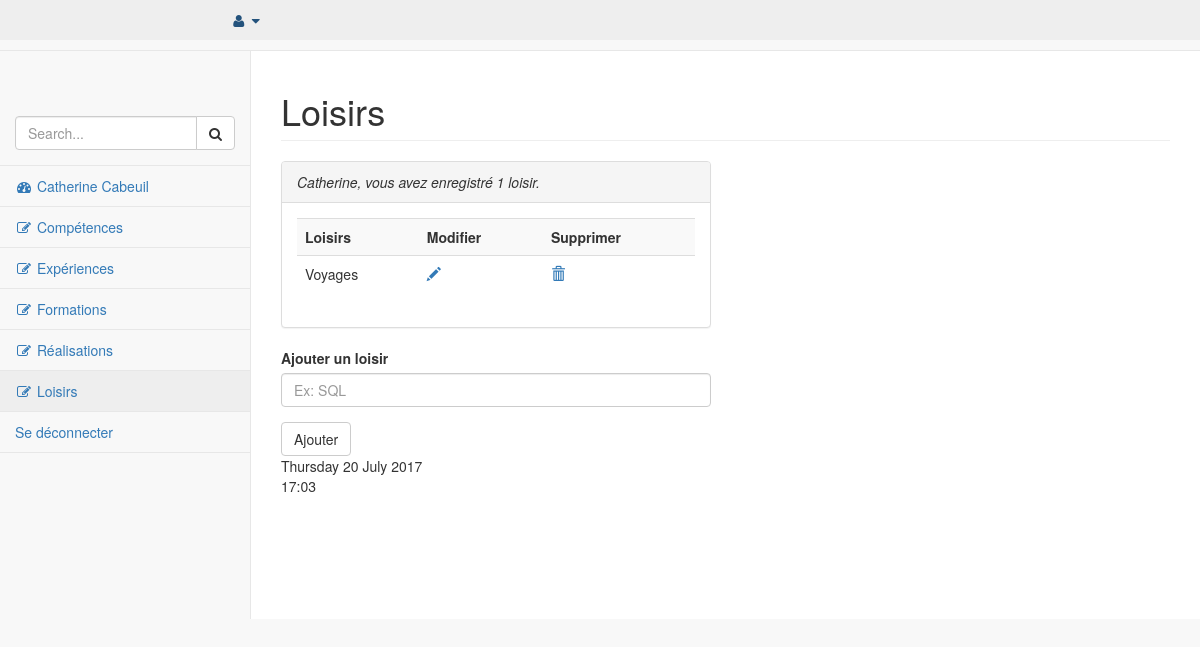
Page /admin/pages/loisirs.php (signed in) on the earlier database version.
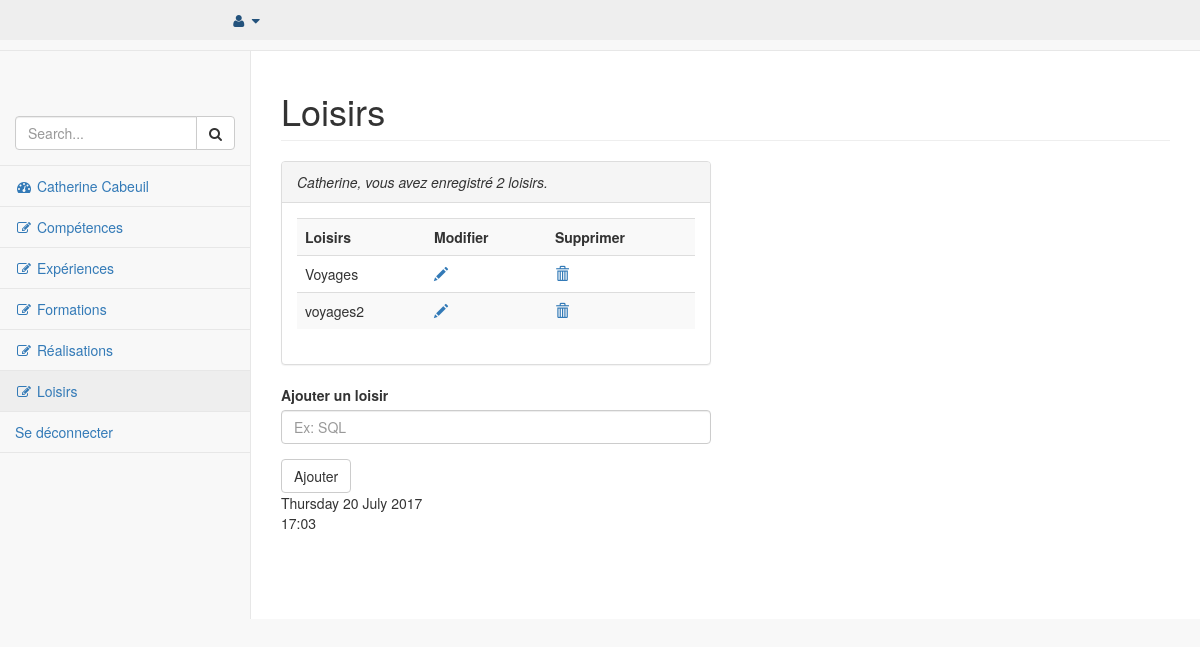
Same page on the later database version.
### tables this page shows
CREATE TABLE `t_utilisateurs` (
  `id_utilisateur` int(11) NOT NULL COMMENT 'identifiant utilisateur',
  `prenom` varchar(25) NOT NULL,
  `nom` varchar(25) NOT NULL,
  `email` varchar(50) NOT NULL,
  `telephone` varchar(20) NOT NULL,
  `mdp` varchar(50) NOT NULL,
  `pseudo` varchar(25) NOT NULL,
  `avatar` varchar(20) NOT NULL,
  `age` smallint(2) NOT NULL,
  `date_naissance` date NOT NULL,
  `sexe` enum('Femme','Homme','','') NOT NULL,
  `etat_civil` enum('M.','Mme','','') NOT NULL,
  `statut_marital` varchar(13) NOT NULL,
  `adresse` text NOT NULL,
  `code_postal` varchar(5) NOT NULL,
  `ville` varchar(25) NOT NULL,
  `pays` varchar(25) NOT NULL
);

CREATE TABLE `t_loisirs` (
  `id_loisir` int(11) NOT NULL,
  `loisir` varchar(45) NOT NULL,
  `utilisateur_id` int(11) NOT NULL
);

### admin/pages/loisirs.php (the view, shortened to what the changed rows need)
<?php
require '../../connexion/connexion.php';
include '../inc/nav.inc.php';
?>
        <div id="page-wrapper">
            <div class="row">
                <div class="col-lg-12">
                    <h1 class="page-header">Loisirs</h1>
                    <?php
                    $sql = $pdoCV->query("SELECT * FROM t_loisirs WHERE utilisateur_id='1' ");
                    $ligne_loisir = $sql->fetchAll();
                    $nb_loisirs = count($ligne_loisir);
                    ?>
                    <div class="row">
                        <div class="col-lg-6">
                            <div class="panel panel-default">
                                <div class="panel-heading">
                                    <em><?php if ($nb_loisirs <= 1): ?>
                                        <?= $ligne_utilisateur['pseudo'].", vous avez enregistré " .$nb_loisirs. " loisir."?>
                                    <?php else: ?>
                                        <?= $ligne_utilisateur['pseudo'].", vous avez enregistré " .$nb_loisirs. " loisirs."?>
                                    <?php endif; ?></em>
                                </div>
                                <div class="panel-body">
                                    <div class="table-responsive">
                                        <table class="table table-striped">
                                            <tbody>
                                                <tr>
                                                    <th scope="col">Loisirs</th>
                                                    <th scope="col">Modifier</th>
                                                    <th scope="col">Supprimer</th>
                                                </tr>
                                                <?php foreach ($ligne_loisir as $ligne_loisirs) : ?>
                                                <tr id="<?php echo $ligne_loisirs['id_loisir']; ?>">
                                                    <td><?= $ligne_loisirs['loisir'];?></td>
                                                    <td><a href="../pages/modif_loisirs.php?id_loisir=<?php echo $ligne_loisirs['id_loisir']; ?>"><span class="glyphicon glyphicon-pencil"></span></a></td>
                                                    <td><a id="suppression" href="<?php echo $ligne_loisirs['id_loisir']; ?>"><span class="glyphicon glyphicon-trash"></span></a></td>
                                                </tr>
                                                <?php endforeach; ?>
                                            </tbody>
                                        </table>
                                    </div>
                                </div>
                            </div>
                            <?php
                            $heure = date("H:i");
                            echo "<br>".$heure;
                            ?>
                        </div>
                    </div>
                </div>
            </div>
            </div>
        </div>
</body>
</html>

### admin/inc/nav.inc.php (shortened to what the changed rows need)
<?php
if (isset($_SESSION['connexion']) && $_SESSION['connexion'] == 'connecté') {
    $id_utilisateur=$_SESSION['id_utilisateur'];
}
else {
    header('location:authentification.php');
}
$sql = $pdoCV->query("SELECT * FROM t_utilisateurs WHERE id_utilisateur='$id_utilisateur' ");
$ligne_utilisateur = $sql->fetch();
?>
<!DOCTYPE html>
<html lang="fr">
<head>
    <link href="../vendor/bootstrap/css/bootstrap.min.css" rel="stylesheet">
    <link href="../vendor/metisMenu/metisMenu.min.css" rel="stylesheet">
    <link href="../dist/css/sb-admin-2.css" rel="stylesheet">
    <link href="../vendor/morrisjs/morris.css" rel="stylesheet">
    <link href="../vendor/font-awesome/css/font-awesome.min.css" rel="stylesheet" type="text/css">
    <link rel="stylesheet" href="../css/monstyle.css">
</head>
<body>
    <div id="wrapper">
        <nav class="navbar navbar-default navbar-static-top" role="navigation" style="margin-bottom: 0">
            <ul class="nav">
                <li class="dropdown">
                    <a class="dropdown-toggle" data-toggle="dropdown" href="#">
                        <i class="fa fa-user fa-fw"></i> <i class="fa fa-caret-down"></i>
                    </a>
                </li>
            </ul>
            <div class="navbar-default sidebar" role="navigation">
                <div class="sidebar-nav navbar-collapse">
                    <ul class="nav" id="side-menu">
                        <li>
                            <a href="index.php"><i class="fa fa-dashboard fa-fw"></i> <?= $ligne_utilisateur['prenom'].' '.$ligne_utilisateur['nom']; ?></a>
                        </li>
                            </ul>
                </div>
            </div>
        </nav>

Differences in the rows shown:
added t_loisirs: loisir "voyages2"
Other differences:
$nb_loisirs: (not shown) → "2"
$nb_loisirs: "1" → (not shown)
text no longer shown: "loisir."
text now shown: "loisirs."
